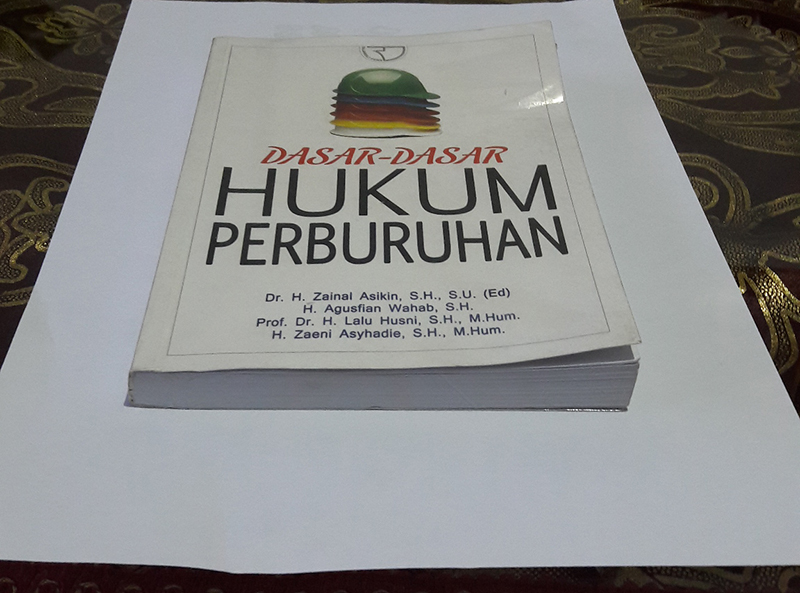
#> input picture 03_Perspective transformation/book.jpg, 800 x 593 px
$ python book.py
#> lines starting #> are read from the running program, lines starting #| are printed output that depends on the picture; after the words box and inside, x2 and y2 are one past the last pixel; in counts of white or black regions, pixels touching at a corner belong together
#################################################
#  CREATE BY Thiraphong Thiangphadung           #
# เลขประจำตัว 593684 แผนก หทปอ-ห. ฝ่าย อปอ.      #
#  lesson3 Perspective                          #
#################################################
import cv2
import numpy as np

img = cv2.imread("book.jpg", cv2.IMREAD_UNCHANGED)
#> img is the input picture: shape (593, 800, 3); mean B, G, R 138.4, 138.9, 138.4
#img = cv2.resize(ori_img,(0,0),fx=0.50,fy=0.50)
print(img.shape)
#| (593, 800, 3)
cv2.circle(img, (200, 40), 5, (0, 0, 255), -1)
#> img: shape (593, 800, 3); 0.02% of pixels changed, all inside (x1, y1, x2, y2) = (195, 35, 206, 46)
cv2.circle(img, (550, 40), 5, (0, 0, 255), -1)
#> img: shape (593, 800, 3); mean B, G, R 138.3, 138.8, 138.4
cv2.circle(img, (120, 400), 5, (0, 0, 255), -1)
#> img: shape (593, 800, 3); mean B, G, R 138.3, 138.8, 138.5
cv2.circle(img, (630, 400), 5, (0, 0, 255), -1)
#> img: shape (593, 800, 3); mean B, G, R 138.3, 138.8, 138.5
pst_1=[200,40]
pst_2=[550,40]
pst_3=[120,400]
pst_4=[630,400]
print(pst_1[0])
pts1 = np.float32([pst_1, pst_2, pst_3, pst_4])
pts2 = np.float32([[0, 0], [500, 0], [0, 600], [500, 600]])
matrix = cv2.getPerspectiveTransform(pts1, pts2)

result = cv2.warpPerspective(img, matrix, (500, 600))
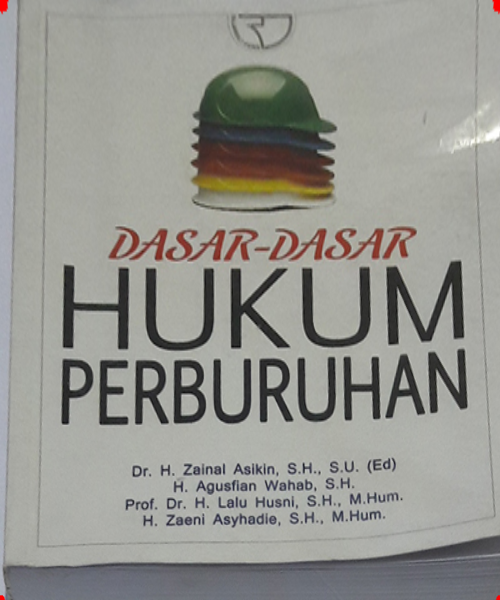
#> result: shape (600, 500, 3); mean B, G, R 143.9, 149.4, 149.5
"""
cv2.circle(img, (235, 103), 5, (0, 0, 255), -1)
cv2.circle(img, (740, 100), 5, (0, 0, 255), -1)
cv2.circle(img, (16, 561), 5, (0, 0, 255), -1)
cv2.circle(img, (990, 562), 5, (0, 0, 255), -1)

pts1 = np.float32([[235, 103], [740, 100], [16, 561], [990, 562]])
pts2 = np.float32([[0, 0], [500, 0], [0, 600], [500, 600]])
matrix = cv2.getPerspectiveTransform(pts1, pts2)

result = cv2.warpPerspective(img, matrix, (500, 600))
"""


cv2.imshow("Img", img)
cv2.imshow("Perspective transformation", result)
#cv2.imwrite("perspective_transformed.jpg", result)

cv2.waitKey(0)
cv2.destroyAllWindows()
